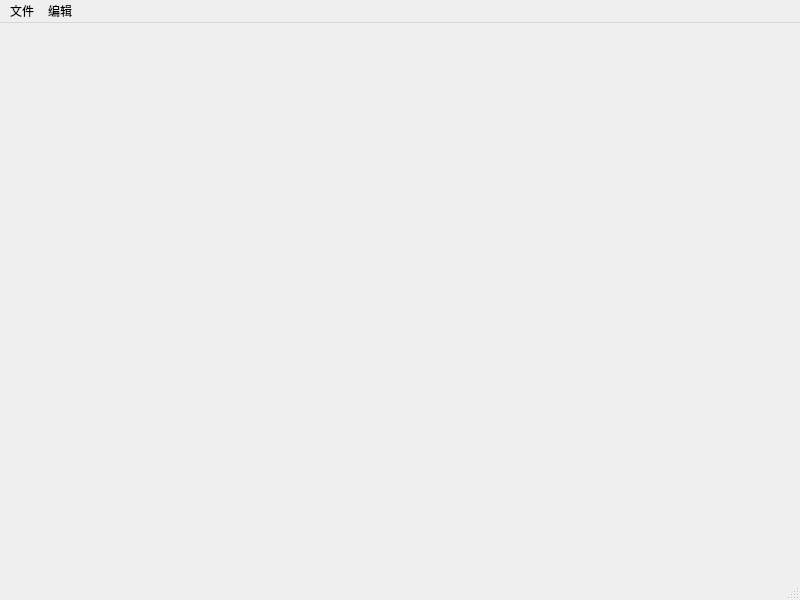
<?xml version="1.0" encoding="UTF-8"?>
<ui version="4.0">
 <class>MainWindow</class>
 <widget class="QMainWindow" name="MainWindow">
  <property name="geometry">
   <rect>
    <x>0</x>
    <y>0</y>
    <width>800</width>
    <height>600</height>
   </rect>
  </property>
  <property name="windowTitle">
   <string>MainWindow</string>
  </property>
  <widget class="QWidget" name="centralwidget"/>
  <widget class="QMenuBar" name="menubar">
   <property name="geometry">
    <rect>
     <x>0</x>
     <y>0</y>
     <width>800</width>
     <height>26</height>
    </rect>
   </property>
   <widget class="QMenu" name="menu">
    <property name="title">
     <string>文件</string>
    </property>
    <addaction name="actionnew"/>
    <addaction name="separator"/>
    <addaction name="actionopen"/>
    <addaction name="separator"/>
   </widget>
   <widget class="QMenu" name="menu_2">
    <property name="title">
     <string>编辑</string>
    </property>
   </widget>
   <addaction name="menu"/>
   <addaction name="menu_2"/>
  </widget>
  <widget class="QStatusBar" name="statusbar"/>
  <action name="actionnew">
   <property name="text">
    <string>新建</string>
   </property>
  </action>
  <action name="actionopen">
   <property name="text">
    <string>打开</string>
   </property>
  </action>
 </widget>
 <resources/>
 <connections/>
</ui>
